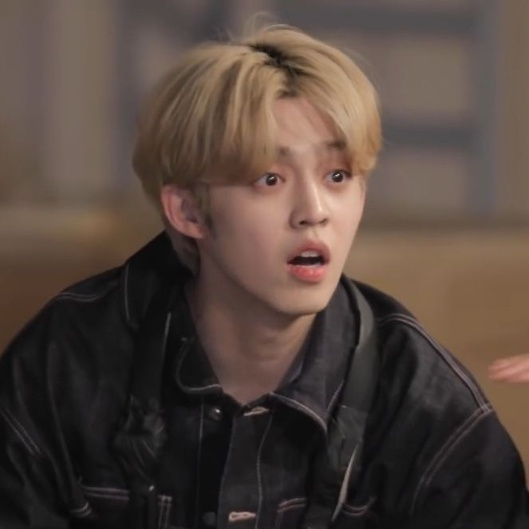
#> input picture AnggotaKelasOnline/Salinan cheol kamjagia.jpg, 529 x 529 px, shrunk from 663 x 663 before the run, found by its file name
$ jupyter execute --allow-errors TugasQuis_andra_1219007.ipynb   (shell and % lines are left out)
#> lines starting #> are read from the running program, lines starting #| are printed output that depends on the picture
[cell 1]
from google.colab import drive
drive.mount('/content/drives/')

[cell 2]
import os
#> (the rest of this cell did not finish here and is left out)

[cell 3]
import cv2
from google.colab.patches import cv2_imshow
img=cv2.imread('/content/drive/MyDrive/Salinan Wajah/Salinan cheol kamjagia.jpg', cv2.IMREAD_UNCHANGED)
#> img is the input picture: shape (529, 529, 3); mean B, G, R 61.4, 68.9, 83.3

cv2_imshow(img)

[cell 4]
import cv2
from google.colab.patches import cv2_imshow
img=cv2.imread('/content/drive/MyDrive/Salinan Wajah/Salinan cheol marah rawrr.jpg', cv2.IMREAD_UNCHANGED)
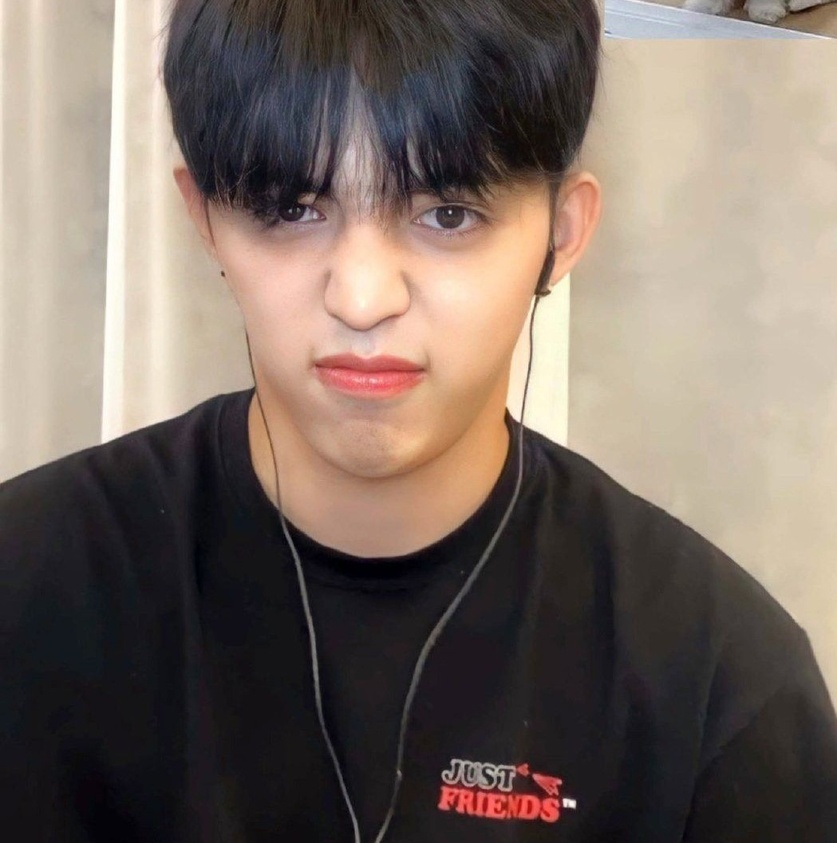
#> input picture AnggotaKelasOnline/Salinan cheol marah rawrr.jpg, 837 x 843 px, shrunk from 1049 x 1057 before the run, found by its file name
#> img is the input picture: shape (843, 837, 3); mean B, G, R 98.4, 107.1, 120.5

cv2_imshow(img)

[cell 5]
import cv2
from google.colab.patches import cv2_imshow
img=cv2.imread('/content/drive/MyDrive/Salinan Wajah/Salinan markodoy menangis.jpg', cv2.IMREAD_UNCHANGED)
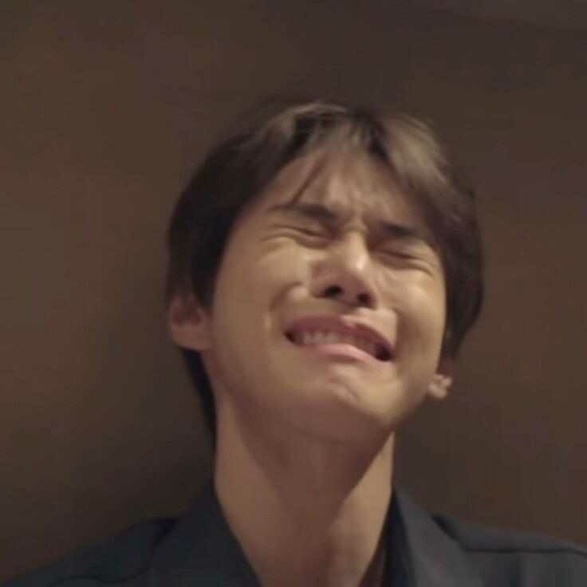
#> input picture AnggotaKelasOnline/Salinan markodoy menangis.jpg, 587 x 587 px, shrunk from 736 x 736 before the run, found by its file name
#> img is the input picture: shape (587, 587, 3); mean B, G, R 50.6, 59.6, 78.8

cv2_imshow(img)

[cell 6]
import cv2
from google.colab.patches import cv2_imshow
img=cv2.imread('/content/drive/MyDrive/Salinan Wajah/Salinan markodoy smile.jpg', cv2.IMREAD_UNCHANGED)
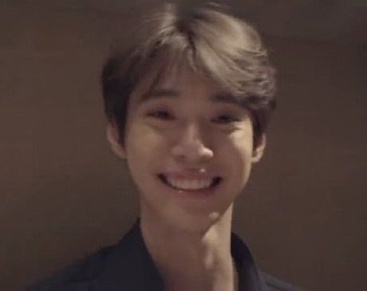
#> input picture AnggotaKelasOnline/Salinan markodoy smile.jpg, 367 x 291 px, shrunk from 460 x 365 before the run, found by its file name
#> img is the input picture: shape (291, 367, 3); mean B, G, R 54.3, 59.6, 77.8

cv2_imshow(img)

[cell 7]
import cv2
from google.colab.patches import cv2_imshow
img=cv2.imread('/content/drive/MyDrive/Salinan Wajah/Salinan nonu b aja tapi tentu saja tidak b aja.jpg', cv2.IMREAD_UNCHANGED)
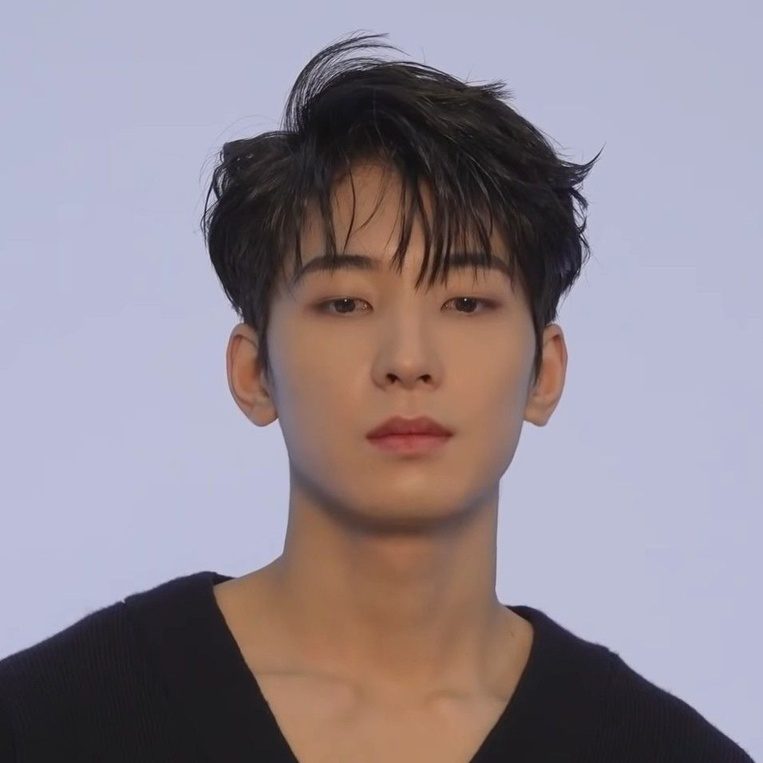
#> input picture AnggotaKelasOnline/Salinan nonu b aja tapi tentu saja tidak b aja.jpg, 763 x 763 px, shrunk from 956 x 956 before the run, found by its file name
#> img is the input picture: shape (763, 763, 3); mean B, G, R 146.6, 136.6, 146.3

cv2_imshow(img)
